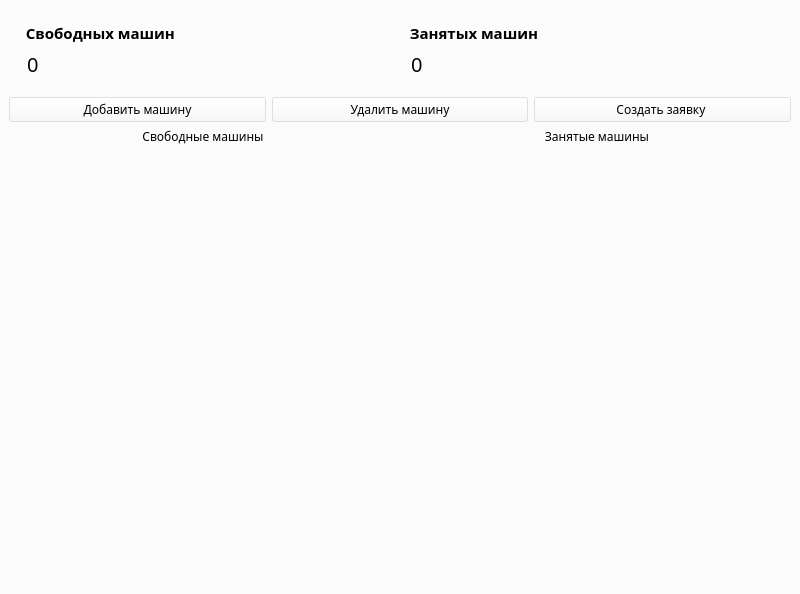
<?xml version="1.0" encoding="UTF-8"?>
<ui version="4.0">
 <class>MainWindow</class>
 <widget class="QMainWindow" name="MainWindow">
  <property name="geometry">
   <rect>
    <x>0</x>
    <y>0</y>
    <width>800</width>
    <height>594</height>
   </rect>
  </property>
  <property name="windowTitle">
   <string>Homatask</string>
  </property>
  <property name="styleSheet">
   <string notr="true">background-color: rgba(250,250,250,100);
font-family: Noto Sans;
</string>
  </property>
  <widget class="QWidget" name="centralwidget">
   <layout class="QVBoxLayout" name="verticalLayout_3">
    <item>
     <widget class="QFrame" name="frame">
      <property name="styleSheet">
       <string notr="true">background-color: rgba(255, 255, 255, 30);
border: 1px solid rgba(255, 255, 255, 40);
border-radius: 7px;
</string>
      </property>
      <layout class="QHBoxLayout" name="horizontalLayout">
       <item>
        <layout class="QVBoxLayout" name="verticalLayout">
         <property name="leftMargin">
          <number>3</number>
         </property>
         <property name="topMargin">
          <number>3</number>
         </property>
         <property name="rightMargin">
          <number>3</number>
         </property>
         <property name="bottomMargin">
          <number>3</number>
         </property>
         <item>
          <widget class="QLabel" name="free_car">
           <property name="styleSheet">
            <string notr="true">font-size: 15px; 
border: none;
font-weight: bold;
background-color: rgba(255,255,255,100);
color: black;</string>
           </property>
           <property name="text">
            <string> Свободных машин</string>
           </property>
          </widget>
         </item>
         <item>
          <widget class="QLabel" name="free_car_count">
           <property name="styleSheet">
            <string notr="true">font-size:20px; 
border: none;
background-color: rgba(255,255,255,100);
color: black;</string>
           </property>
           <property name="text">
            <string> 0</string>
           </property>
          </widget>
         </item>
        </layout>
       </item>
       <item>
        <layout class="QVBoxLayout" name="verticalLayout_2">
         <property name="leftMargin">
          <number>3</number>
         </property>
         <property name="topMargin">
          <number>3</number>
         </property>
         <property name="rightMargin">
          <number>3</number>
         </property>
         <property name="bottomMargin">
          <number>3</number>
         </property>
         <item>
          <widget class="QLabel" name="busy_car">
           <property name="styleSheet">
            <string notr="true">font-size: 15px; 
border: none;
font-weight: bold;
background-color: rgba(255,255,255,100);
color:black;</string>
           </property>
           <property name="text">
            <string> Занятых машин</string>
           </property>
          </widget>
         </item>
         <item>
          <widget class="QLabel" name="busy_car_count">
           <property name="styleSheet">
            <string notr="true">font-size:20px; 
border: none;
background-color: rgba(255,255,255,100);
color: black;</string>
           </property>
           <property name="text">
            <string> 0</string>
           </property>
          </widget>
         </item>
        </layout>
       </item>
      </layout>
     </widget>
    </item>
    <item>
     <layout class="QHBoxLayout" name="horizontalLayout_2">
      <item>
       <widget class="QPushButton" name="add_car">
        <property name="styleSheet">
         <string notr="true">color: black;</string>
        </property>
        <property name="text">
         <string>Добавить машину</string>
        </property>
        <property name="icon">
         <iconset resource="res-rc.qrc">
          <normaloff>:/newPrefix/icons/add.svg</normaloff>:/newPrefix/icons/add.svg</iconset>
        </property>
        <property name="iconSize">
         <size>
          <width>24</width>
          <height>16</height>
         </size>
        </property>
       </widget>
      </item>
      <item>
       <widget class="QPushButton" name="delete_car">
        <property name="styleSheet">
         <string notr="true">color:black;</string>
        </property>
        <property name="text">
         <string>Удалить машину</string>
        </property>
        <property name="icon">
         <iconset resource="res-rc.qrc">
          <normaloff>:/newPrefix/icons/delete.svg</normaloff>:/newPrefix/icons/delete.svg</iconset>
        </property>
       </widget>
      </item>
      <item>
       <widget class="QPushButton" name="create_task">
        <property name="styleSheet">
         <string notr="true">color:black;</string>
        </property>
        <property name="text">
         <string>Создать заявку </string>
        </property>
        <property name="icon">
         <iconset resource="res-rc.qrc">
          <normaloff>:/newPrefix/icons/cart.svg</normaloff>:/newPrefix/icons/cart.svg</iconset>
        </property>
       </widget>
      </item>
     </layout>
    </item>
    <item>
     <layout class="QHBoxLayout" name="horizontalLayout_4">
      <item>
       <widget class="QLabel" name="label_5">
        <property name="styleSheet">
         <string notr="true">text-align: center;
color:black;
display: flex;</string>
        </property>
        <property name="text">
         <string>Свободные машины</string>
        </property>
        <property name="alignment">
         <set>Qt::AlignmentFlag::AlignCenter</set>
        </property>
       </widget>
      </item>
      <item>
       <widget class="QLabel" name="label_6">
        <property name="styleSheet">
         <string notr="true">color:black;</string>
        </property>
        <property name="text">
         <string>Занятые машины</string>
        </property>
        <property name="alignment">
         <set>Qt::AlignmentFlag::AlignCenter</set>
        </property>
       </widget>
      </item>
     </layout>
    </item>
    <item>
     <layout class="QHBoxLayout" name="horizontalLayout_3">
      <item>
       <widget class="QTableView" name="tableView">
        <property name="styleSheet">
         <string notr="true">QTableView {

border: 1px solid rgba(255,255,255,40);
border-bottom-right-radius: 7px;
border-bottom-left-radius: 7px;
}

QTableView::section {
color:black;
border: none;
height: 50px;
}
QTableView::item {
border-style:none;
border-bottom: rgba(255,255,255,50);
}
QTableView::item:selected {
border:none;
color:rgba(255,255,255);
background-color: rgba(255,255,255,50);
}</string>
        </property>
        <property name="showGrid">
         <bool>false</bool>
        </property>
       </widget>
      </item>
      <item>
       <widget class="QTableView" name="tableView_2">
        <property name="styleSheet">
         <string notr="true">QTableView {
border: 1px solid rgba(255,255,255,40);
border-bottom-right-radius: 7px;
border-bottom-left-radius: 7px;
}

QTableView::section {
background-color: rgba(53,53,53);
color:black;
border: none;
height: 50px;
}
QTableView::item {
border-style:none;
border-bottom: rgba(255,255,255,50);
}
QTableView::item:selected {
border:none;
color:rgba(255,255,255);
background-color: rgba(255,255,255,50);
}</string>
        </property>
        <property name="showGrid">
         <bool>false</bool>
        </property>
       </widget>
      </item>
     </layout>
    </item>
   </layout>
  </widget>
 </widget>
 <resources>
  <include location="res-rc.qrc"/>
 </resources>
 <connections/>
</ui>
